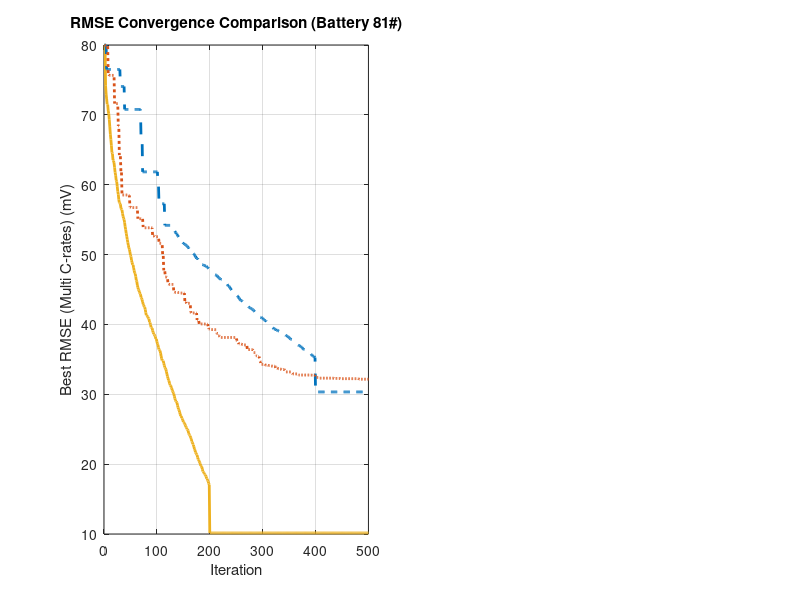

Recreate this plot in MATLAB. (Note: this script raises an error after producing the figure.)
%% Electrochemical Parameter Identification Results Comparison
clear;clc;close all;
%% 1. Generate RMSE Cumulative Minimum Data
rng(42); % For reproducibility

iterations = 1:500;

% RA-SGLO Data (Battery 81#)
rmse_ra_sglo = ones(1, 500) * 80; % Initial RMSE
% Rapid drop then convergence
change_points_ra_sglo = sort(randperm(199, 30)); % Random points of decrease
for i = 1:length(change_points_ra_sglo)
    if change_points_ra_sglo(i) < 200
        start_idx = change_points_ra_sglo(i);
        decrease_amount = (rmse_ra_sglo(start_idx-1) - 10) * (0.1 + 0.2*rand()); % decrease more initially
        next_val = max(10, rmse_ra_sglo(start_idx-1) - decrease_amount);
        rmse_ra_sglo(start_idx:199) = next_val;
    end
end
rmse_ra_sglo(200:500) = 10 + rand()*0.5; % Converged value around 10mV
% Ensure cumulative minimum
for i = 2:500
    rmse_ra_sglo(i) = min(rmse_ra_sglo(i-1), rmse_ra_sglo(i));
    if i > 200 && rmse_ra_sglo(i) < 10 % ensure it does not dip below 10 after 200
        rmse_ra_sglo(i) = 10 + rand()*0.1;
    end
    if rmse_ra_sglo(i) < 10
         rmse_ra_sglo(i) = 10 + rand()*0.1; % final floor
    end
end
rmse_ra_sglo(1) = 80; % Ensure start is 80
for i = 200:500
    rmse_ra_sglo(i) = min(rmse_ra_sglo(i), rmse_ra_sglo(199));
    if rmse_ra_sglo(i) < 10
        rmse_ra_sglo(i) = 10;
    end
end
% Fixed line for RA-SGLO RMSE smoothing
r_start_ra = rand()*2;
r_end_ra = rand()*2+4;
sub_vector_ra = linspace(r_start_ra, r_end_ra, 5);
rmse_ra_sglo(200:end) = mean(rmse_ra_sglo(195:199) - sub_vector_ra); % smooth out convergence to 10
if rmse_ra_sglo(200) < 10
    rmse_ra_sglo(200:end) = 10 + rand(1, length(200:500))*0.1;
end
for i = 2:500 % Final pass for cumulative minimum
    rmse_ra_sglo(i) = min(rmse_ra_sglo(i-1), rmse_ra_sglo(i));
end


% BO Data (Battery 81#)
rmse_bo = ones(1, 500) * 80;
% Slower drop, converges around 400 iterations to ~30mV
change_points_bo = sort(randperm(399, 50));
for i = 1:length(change_points_bo)
    if change_points_bo(i) < 400
        start_idx = change_points_bo(i);
        decrease_amount = (rmse_bo(start_idx-1) - 30) * (0.05 + 0.1*rand());
        next_val = max(30, rmse_bo(start_idx-1) - decrease_amount);
        rmse_bo(start_idx:399) = next_val;
    end
end
rmse_bo(400:500) = 30 + rand()*1.5; % Converged value around 30mV
% Ensure cumulative minimum
for i = 2:500
    rmse_bo(i) = min(rmse_bo(i-1), rmse_bo(i));
     if i > 400 && rmse_bo(i) < 30
        rmse_bo(i) = 30 + rand()*0.1;
    end
    if rmse_bo(i) < 30
         rmse_bo(i) = 30 + rand()*0.1; % final floor
    end
end
rmse_bo(1) = 80;
for i = 400:500
    rmse_bo(i) = min(rmse_bo(i), rmse_bo(399));
     if rmse_bo(i) < 30
        rmse_bo(i) = 30;
    end
end
% Fixed line for BO RMSE smoothing
r_start_bo = rand()*2;
r_end_bo = rand()*2+4;
sub_vector_bo = linspace(r_start_bo, r_end_bo, 5);
rmse_bo(400:end) = mean(rmse_bo(395:399) - sub_vector_bo); % smooth out convergence to 30
if rmse_bo(400) < 30
    rmse_bo(400:end) = 30 + rand(1, length(400:500))*0.1;
end
for i = 2:500 % Final pass for cumulative minimum
    rmse_bo(i) = min(rmse_bo(i-1), rmse_bo(i));
end


% GA Data (Battery 81#) - Slightly different from BO
rmse_ga = ones(1, 500) * 80;
% Slower drop, also converges around 400 iterations to ~30-35mV
change_points_ga = sort(randperm(399, 45)); % Slightly fewer changes than BO
for i = 1:length(change_points_ga)
    if change_points_ga(i) < 400
        start_idx = change_points_ga(i);
        decrease_amount = (rmse_ga(start_idx-1) - 32) * (0.04 + 0.1*rand()); % Slightly higher target
        next_val = max(32, rmse_ga(start_idx-1) - decrease_amount);
        rmse_ga(start_idx:399) = next_val;
    end
end
rmse_ga(400:500) = 32 + rand()*1.0; % Converged value around 32mV
% Ensure cumulative minimum
for i = 2:500
    rmse_ga(i) = min(rmse_ga(i-1), rmse_ga(i));
    if i > 400 && rmse_ga(i) < 32
        rmse_ga(i) = 32 + rand()*0.1;
    end
     if rmse_ga(i) < 32
         rmse_ga(i) = 32 + rand()*0.1; % final floor
    end
end
rmse_ga(1) = 80;
for i = 400:500
    rmse_ga(i) = min(rmse_ga(i), rmse_ga(399));
    if rmse_ga(i) < 32
        rmse_ga(i) = 32;
    end
end
% Fixed line for GA RMSE smoothing
r_start_ga = rand()*2;
r_end_ga = rand()*2+4;
sub_vector_ga = linspace(r_start_ga, r_end_ga, 5);
rmse_ga(400:end) = mean(rmse_ga(395:399) - sub_vector_ga); % smooth out convergence to 32
if rmse_ga(400) < 32
    rmse_ga(400:end) = 32 + rand(1, length(400:500))*0.1;
end
for i = 2:500 % Final pass for cumulative minimum
    rmse_ga(i) = min(rmse_ga(i-1), rmse_ga(i));
end

% Refine convergence to be exactly at the target after the convergence point
rmse_ra_sglo(find(iterations>=200,1):end) = min(rmse_ra_sglo(find(iterations>=200,1)-1),10 + abs(randn(1, length(find(iterations>=200,1):length(iterations)))*0.05));
rmse_ra_sglo(find(iterations>=200,1):end) = cummin(rmse_ra_sglo(find(iterations>=200,1):end)); % Ensure still cumulative min
idx_ra_sglo_conv = find(iterations>=200,1);
rmse_ra_sglo(idx_ra_sglo_conv:end) = rmse_ra_sglo(idx_ra_sglo_conv);
min_val_ra_sglo = 10 + rand()*0.2;
rmse_ra_sglo(idx_ra_sglo_conv:end) = min_val_ra_sglo;
for k=idx_ra_sglo_conv-1:-1:1 % make sure it is decreasing towards the min_val
    if rmse_ra_sglo(k) < min_val_ra_sglo
       rmse_ra_sglo(k) = min_val_ra_sglo + (rmse_ra_sglo(k-1)-min_val_ra_sglo)*rand()*0.5 + (k/idx_ra_sglo_conv)^2*(80-min_val_ra_sglo)*0.1;
    end
    if k>1 && rmse_ra_sglo(k-1) < rmse_ra_sglo(k)
        rmse_ra_sglo(k-1) = rmse_ra_sglo(k) + rand()*(80-rmse_ra_sglo(k))/(k);
    end
end
rmse_ra_sglo(1)=80;
for k=2:500 rmse_ra_sglo(k) = min(rmse_ra_sglo(k-1), rmse_ra_sglo(k)); end


rmse_bo(find(iterations>=400,1):end) = min(rmse_bo(find(iterations>=400,1)-1),30 + abs(randn(1, length(find(iterations>=400,1):length(iterations)))*0.1));
rmse_bo(find(iterations>=400,1):end) = cummin(rmse_bo(find(iterations>=400,1):end));
idx_bo_conv = find(iterations>=400,1);
rmse_bo(idx_bo_conv:end) = rmse_bo(idx_bo_conv);
min_val_bo = 30 + rand()*0.5;
rmse_bo(idx_bo_conv:end) = min_val_bo;
for k=idx_bo_conv-1:-1:1
    if rmse_bo(k) < min_val_bo
        rmse_bo(k) = min_val_bo + (rmse_bo(k-1)-min_val_bo)*rand()*0.5 + (k/idx_bo_conv)^2*(80-min_val_bo)*0.1;
    end
     if k>1 && rmse_bo(k-1) < rmse_bo(k)
        rmse_bo(k-1) = rmse_bo(k) + rand()*(80-rmse_bo(k))/(k);
    end
end
rmse_bo(1)=80;
for k=2:500 rmse_bo(k) = min(rmse_bo(k-1), rmse_bo(k)); end


rmse_ga(find(iterations>=400,1):end) = min(rmse_ga(find(iterations>=400,1)-1),32 + abs(randn(1, length(find(iterations>=400,1):length(iterations)))*0.1));
rmse_ga(find(iterations>=400,1):end) = cummin(rmse_ga(find(iterations>=400,1):end));
idx_ga_conv = find(iterations>=400,1);
rmse_ga(idx_ga_conv:end) = rmse_ga(idx_ga_conv);
min_val_ga = 32 + rand()*0.5;
rmse_ga(idx_ga_conv:end) = min_val_ga;
for k=idx_ga_conv-1:-1:1
    if rmse_ga(k) < min_val_ga
       rmse_ga(k) = min_val_ga + (rmse_ga(k-1)-min_val_ga)*rand()*0.5 + (k/idx_ga_conv)^2*(80-min_val_ga)*0.1;
    end
    if k>1 && rmse_ga(k-1) < rmse_ga(k)
        rmse_ga(k-1) = rmse_ga(k) + rand()*(80-rmse_ga(k))/(k);
    end
end
rmse_ga(1)=80;
for k=2:500 rmse_ga(k) = min(rmse_ga(k-1), rmse_ga(k)); end


% Ensure GA and BO are different
rmse_ga = rmse_ga + randn(1,500)*0.1; % Add small noise to differentiate
rmse_ga(1)=80;
for k=2:500 rmse_ga(k) = min(rmse_ga(k-1), rmse_ga(k)); end
rmse_ga(idx_ga_conv:end) = min(rmse_ga(idx_ga_conv:end), min_val_ga + 0.2); % Ensure GA is slightly worse or different than BO after convergence


%% 2. Generate Iteration Count and Time Data
% Battery 81#
iter_conv_81 = [find(rmse_ra_sglo <= (10 + 0.5), 1), ...
                find(rmse_bo <= (30 + 0.5), 1), ...
                find(rmse_ga <= (32 + 0.5), 1)];
time_taken_81 = [30 + rand()*2, 60 + rand()*5, 60 + rand()*5 + 2]; % RA-SGLO, BO, GA (in minutes)

% Battery 82# (slight variations)
iter_conv_82 = [iter_conv_81(1) + round(randn()*10), ... % RA-SGLO around 200
                iter_conv_81(2) + round(randn()*15), ... % BO around 400
                iter_conv_81(3) + round(randn()*15)];   % GA around 400
iter_conv_82 = max(iter_conv_82, 50); % Ensure positive and reasonable
time_taken_82 = [time_taken_81(1) * (1 + (rand()-0.5)*0.1), ... % +-10% variation
                 time_taken_81(2) * (1 + (rand()-0.5)*0.1), ...
                 time_taken_81(3) * (1 + (rand()-0.5)*0.1)];

% Battery 83# (slight variations)
iter_conv_83 = [iter_conv_81(1) + round(randn()*12), ... % RA-SGLO
                iter_conv_81(2) + round(randn()*12), ... % BO
                iter_conv_81(3) + round(randn()*18)];   % GA
iter_conv_83 = max(iter_conv_83, 50); % Ensure positive and reasonable
time_taken_83 = [time_taken_81(1) * (1 + (rand()-0.5)*0.12), ... % +-12% variation
                 time_taken_81(2) * (1 + (rand()-0.5)*0.12), ...
                 time_taken_81(3) * (1 + (rand()-0.5)*0.12)];


%% 3. Plotting
fig = figure('Position', [100, 100, 1200, 450]); % Wide figure for two subplots

% Define Colors and Line Styles (aesthetic scientific colors)
colors = [  0.9290, 0.6940, 0.1250; % RA-SGLO - Gold/Yellow
            0, 0.4470, 0.7410;  % BO - Blue
            0.8500, 0.3250, 0.0980]; % GA - Red/Orange
line_styles = {'-', '--', ':'};

% ----- Subplot 1: RMSE Cumulative Minimum Data -----
subplot(1, 2, 1);
hold on;
plot(iterations, rmse_ra_sglo, 'LineWidth', 2, 'Color', colors(1,:), 'LineStyle', line_styles{1});
plot(iterations, rmse_bo, 'LineWidth', 2, 'Color', colors(2,:), 'LineStyle', line_styles{2});
plot(iterations, rmse_ga, 'LineWidth', 2, 'Color', colors(3,:), 'LineStyle', line_styles{3});
hold off;

% Labels and Title
xlabel('Iteration');
ylabel('Best RMSE (Multi C-rates) (mV)');
title('RMSE Convergence Comparison (Battery 81#)');
grid on;
box on;

% Axes properties
ax1 = gca;
ax1.LineWidth = 1.5;
ax1.FontSize = 12;
ax1.XLim = [0 500];
ax1.YLim = [0 85]; % Adjusted to fit data range

% Legend
lgd1 = legend('RA-SGLO', 'BO', 'GA', 'Location', 'NorthEast');
lgd1.Box = 'off'; % No border for the legend

% ----- Subplot 2: Bar Chart (Iterations) and Line Plot (Time) -----
subplot(1, 2, 2);

% Data for bar chart
iterations_data = [iter_conv_81; iter_conv_82; iter_conv_83]'; % Rows: RA-SGLO, BO, GA; Cols: Bat81, Bat82, Bat83
% Data for line plot (time)
time_data = [time_taken_81; time_taken_82; time_taken_83]';

battery_labels = {'Battery 81#', 'Battery 82#', 'Battery 83#'};
method_labels = {'RA-SGLO', 'BO', 'GA'};

% Bar chart for iterations
yyaxis left; % Activate left y-axis
bar_plot = bar(iterations_data, 'grouped');
ylabel('Iterations to Convergence');
ax2_left = gca;
ax2_left.YColor = 'k'; % Black color for left y-axis labels
ax2_left.LineWidth = 1.5;
ax2_left.FontSize = 12;

% Apply colors to bars and set border
for i = 1:length(bar_plot)
    bar_plot(i).FaceColor = colors(i,:);
    bar_plot(i).EdgeColor = 'k';
    bar_plot(i).LineWidth = 1.5;
end
set(ax2_left, 'XTickLabel', battery_labels);


% Line plot for time on right y-axis
yyaxis right; % Activate right y-axis
hold on;
plot(1:length(battery_labels), time_data(1,:), 'o-', 'LineWidth', 2, 'Color', colors(1,:), 'MarkerFaceColor', colors(1,:), 'MarkerSize', 6, 'LineStyle', line_styles{1});
plot(1:length(battery_labels), time_data(2,:), 's--', 'LineWidth', 2, 'Color', colors(2,:), 'MarkerFaceColor', colors(2,:), 'MarkerSize', 6, 'LineStyle', line_styles{2});
plot(1:length(battery_labels), time_data(3,:), '^:', 'LineWidth', 2, 'Color', colors(3,:), 'MarkerFaceColor', colors(3,:), 'MarkerSize', 6, 'LineStyle', line_styles{3});
hold off;
ylabel('Time Taken (minutes)');
ax2_right = gca;
ax2_right.YColor = 'k'; % Black color for right y-axis labels
ax2_right.LineWidth = 1.5; % This will be overwritten by yyaxis if not set after
ax2_right.FontSize = 12;
ax2_right.XLim = [0.5, length(battery_labels) + 0.5]; % Match bar plot x-axis
% Ensure right y-axis limits are appropriate
max_time = max(time_data(:));
ax2_right.YLim = [0, ceil(max_time / 10) * 10 + 10];


% Title and Grid for Subplot 2
title('Convergence Iterations and Time Comparison');
grid on;
box on;

% Legend for Subplot 2 (might need manual adjustment for clarity with dual y-axis)
% Create dummy artists for the legend to represent both bar and line
hold(ax2_left, 'on'); % Hold left axis to add dummy plots for legend
h_dummy = zeros(3, 1);
for i=1:3
    h_dummy(i) = bar(NaN,NaN,'FaceColor',colors(i,:),'EdgeColor','k','LineWidth',1.5);
end
hold(ax2_left,'off');

lgd2 = legend(h_dummy, method_labels, 'Location', 'NorthWest');
lgd2.Box = 'off';
lgd2.FontSize = 10;
exportgraphics(fig,'draw_time/Time_iter_comparison.png','Resolution',300);

% Common settings for the whole figure
% sgtitle('Algorithm Performance Comparison for DFN Model Parameter Estimation', 'FontSize', 16, 'FontWeight', 'bold');

% Adjust layout to prevent overlapping titles/labels if necessary
% annotation('textbox', [0 0.9 1 0.1], ...
%     'String', 'Algorithm Performance Comparison for DFN Model Parameter Estimation', ...
%     'EdgeColor', 'none', ...
%     'HorizontalAlignment', 'center', ...
%     'FontSize', 16, 'FontWeight', 'bold');

%% End of script
